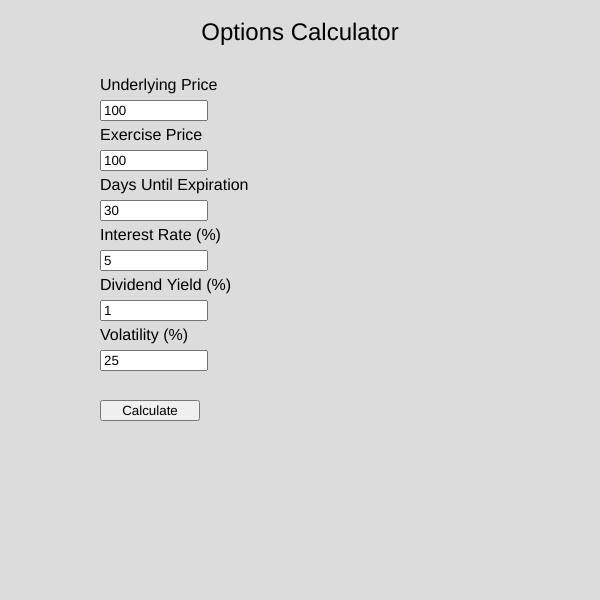
Frame 1 (no input)
Frame 60 (no input): identical to frame 1, image omitted
Frame 120 (the mouse pressed at the canvas centre since frame 60): identical to frame 1, image omitted

The p5.js sketch that drew this single still picture (run headless with seeded random() and noise() and a simulated clock; from frame 60 on, the mouse is pressed at the canvas centre):

// p5.js sketch
// ── sketch.js
let underlyingPrice, exercisePrice, daysToExpiration, interestRate, dividendYield, volatility;
let callPrice, putPrice, callDelta, putDelta, gamma, vega, callTheta, putTheta, callRho, putRho;
let errorMessage = '';

function setup() {
  // Increase canvas size
  createCanvas(600, 600);
  
  textSize(18);  // Increase text size

  // Add title to the center
  textAlign(CENTER);
  text('Options Calculator', width / 2, 40);

  // Adjust positions for the inputs with better spacing and size
  underlyingPrice = createInput('100').position(100, 100).size(100);
  exercisePrice = createInput('100').position(100, 150).size(100);
  daysToExpiration = createInput('30').position(100, 200).size(100);
  interestRate = createInput('5').position(100, 250).size(100);
  dividendYield = createInput('1').position(100, 300).size(100);
  volatility = createInput('25').position(100, 350).size(100);

  // Create a button to calculate
  let button = createButton('Calculate').position(100, 400).size(100);
  button.mousePressed(calculateOptionsPrice);
}

function draw() {
  background(220);
  
  // Add title again to ensure it's on top
  textAlign(CENTER);
  textSize(24);
  text('Options Calculator', width / 2, 40);
  
  // Adjust the text positions for better spacing and size
  textAlign(LEFT);
  textSize(16);
  text('Underlying Price', 100, 90);
  text('Exercise Price', 100, 140);
  text('Days Until Expiration', 100, 190);
  text('Interest Rate (%)', 100, 240);
  text('Dividend Yield (%)', 100, 290);
  text('Volatility (%)', 100, 340);
  
  textSize(16);
  if (errorMessage !== '') {
    text(errorMessage, 300, 100);  // Display any error messages
  } else if (callPrice) {
    // Display the results with more space and larger text
    text('Call Option:', 300, 120);
    text('Theoretical Price: ' + nf(callPrice, 1, 3), 300, 140);
    text('Delta: ' + nf(callDelta, 1, 3), 300, 160);
    text('Gamma: ' + nf(gamma, 1, 3), 300, 180);
    text('Vega: ' + nf(vega, 1, 3), 300, 200);
    text('Theta: ' + nf(callTheta, 1, 3), 300, 220);
    text('Rho: ' + nf(callRho, 1, 3), 300, 240);
    
    text('Put Option:', 300, 300);
    text('Theoretical Price: ' + nf(putPrice, 1, 3), 300, 320);
    text('Delta: ' + nf(putDelta, 1, 3), 300, 340);
    text('Gamma: ' + nf(gamma, 1, 3), 300, 360);
    text('Vega: ' + nf(vega, 1, 3), 300, 380);
    text('Theta: ' + nf(putTheta, 1, 3), 300, 400);
    text('Rho: ' + nf(putRho, 1, 3), 300, 420);
  }
}

function calculateOptionsPrice() {
  // Reset error message and prices
  errorMessage = '';
  resetValues();

  try {
    // Convert input values to numbers
    let S = float(underlyingPrice.value());
    let K = float(exercisePrice.value());
    let T = float(daysToExpiration.value()) / 365.0;
    let r = float(interestRate.value()) / 100.0;
    let q = float(dividendYield.value()) / 100.0;
    let sigma = float(volatility.value()) / 100.0;

    // Check if any of the inputs are invalid
    if (isNaN(S) || isNaN(K) || isNaN(T) || isNaN(r) || isNaN(q) || isNaN(sigma) || T <= 0 || sigma <= 0) {
      throw 'Invalid input values!';
    }

    // Black-Scholes formula calculations
    let d1 = (log(S / K) + (r - q + sigma * sigma / 2) * T) / (sigma * sqrt(T));
    let d2 = d1 - sigma * sqrt(T);

    // Cumulative distribution function for normal distribution
    let N = normDist(d1);
    let Nd2 = normDist(d2);

    // Call and Put option prices
    callPrice = S * exp(-q * T) * N - K * exp(-r * T) * Nd2;
    putPrice = K * exp(-r * T) * normDist(-d2) - S * exp(-q * T) * normDist(-d1);

    // If theoretical price is less than or equal to 0, show an error message
    if (callPrice <= 0 || putPrice <= 0) {
      throw 'Theoretical price is too low or negative: check input values!';
    }

    // Option Greeks
    callDelta = exp(-q * T) * N;
    putDelta = callDelta - exp(-q * T);

    gamma = exp(-q * T) * normDistPrime(d1) / (S * sigma * sqrt(T));

    vega = S * exp(-q * T) * normDistPrime(d1) * sqrt(T) / 100;

    callTheta = (-S * sigma * exp(-q * T) * normDistPrime(d1) / (2 * sqrt(T)) 
                 - r * K * exp(-r * T) * normDist(d2)) / 365;
    putTheta = (-S * sigma * exp(-q * T) * normDistPrime(d1) / (2 * sqrt(T)) 
                + r * K * exp(-r * T) * normDist(-d2)) / 365;

    callRho = K * T * exp(-r * T) * normDist(d2) / 100;
    putRho = -K * T * exp(-r * T) * normDist(-d2) / 100;

  } catch (err) {
    // Catch any errors and show an error message
    errorMessage = 'Error: ' + err;
    resetValues(); // Clear outputs in case of error
  }
}

function resetValues() {
  callPrice = putPrice = callDelta = putDelta = gamma = vega = callTheta = putTheta = callRho = putRho = null;
}

// Normal distribution cumulative density function
function normDist(x) {
  return 0.5 * (1 + erf(x / sqrt(2)));
}

// Normal distribution probability density function
function normDistPrime(x) {
  return exp(-0.5 * x * x) / sqrt(2 * PI);
}

// Error function approximation
function erf(x) {
  let sign = (x >= 0) ? 1 : -1;
  x = abs(x);

  let a1 =  0.254829592;
  let a2 = -0.284496736;
  let a3 =  1.421413741;
  let a4 = -1.453152027;
  let a5 =  1.061405429;
  let p  =  0.3275911;

  let t = 1.0 / (1.0 + p * x);
  let y = 1.0 - (((((a5 * t + a4) * t) + a3) * t + a2) * t + a1) * t * exp(-x * x);

  return sign * y;
}
